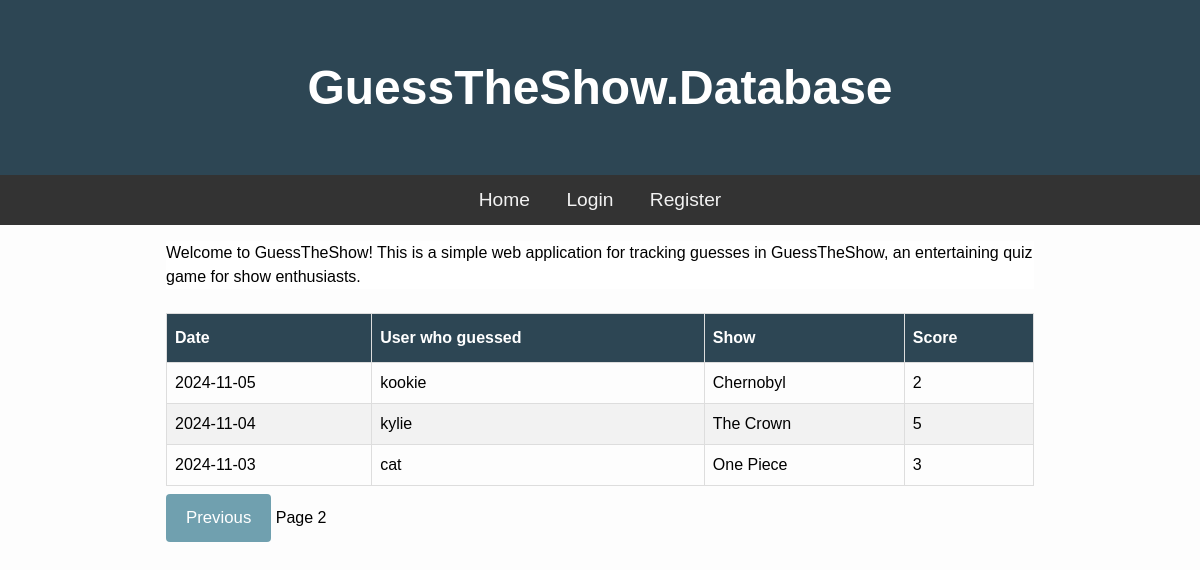
Page /?page=2 on the earlier database version.
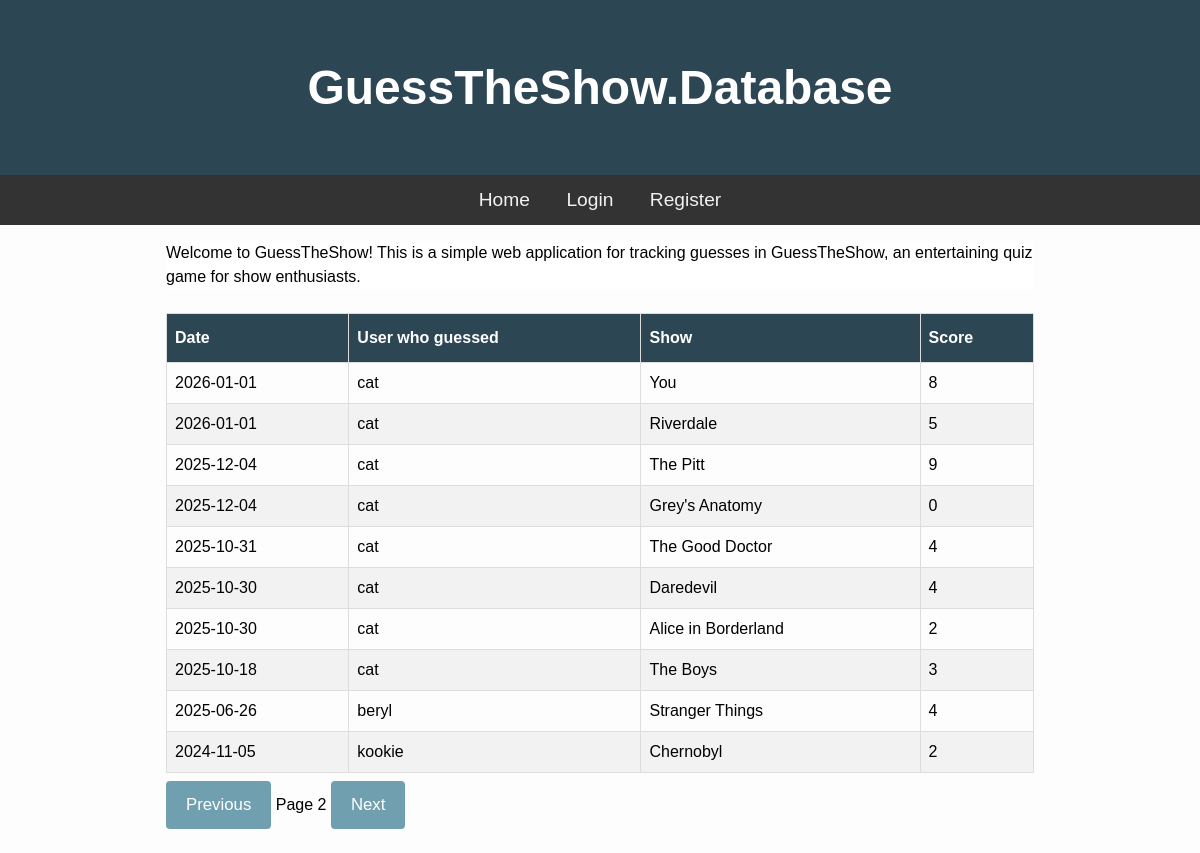
Same page on the later database version.
### tables this page shows
CREATE TABLE Guesses (id INTEGER PRIMARY KEY AUTOINCREMENT, user_id INTEGER, date TEXT NOT NULL, score INTEGER, "show" TEXT NOT NULL);

CREATE TABLE Users (id INTEGER PRIMARY KEY AUTOINCREMENT, username TEXT UNIQUE NOT NULL, password NOT NULL, salt TEXT);

### main.py (the view)
@app.route("/") #the route for the homepage
def Home():
    page = request.args.get('page', 1, type=int) #Get the page number from the query parameters and default to 1 if not provided
    per_page = 10 #Limit guesses to 10 per page e
    total_guesses = db.TotalGuessCount() #Get the total number of guesses from the guesses database
    total_pages = math.ceil(total_guesses / per_page)#Calculate the total number of pages and round up to the nearest whole number
    if page < 1: #If the page number is less than 1, set it to 1 to prevent invalid page numbers and users from trying to access non-existent pages
       page = 1
    elif page > total_pages and total_pages > 0:
       page = total_pages
    offset = (page - 1) * per_page #Calculate the offset for the database query based on the current page
    guessData = db.GetPages(per_page, offset)#Get the guesses for the current page using limit and offset
    return render_template("index1.html", guesses=guessData, page=page, total_pages=total_pages) #Note: passing data, page and total_pages

### db.py (called while the page is built)
def GetDB():
    BASE_DIR = os.path.dirname(os.path.abspath(__file__)) #Turns the part of the current file into an absolute path and then gets the directory of that path. Used to find the database file regardless of where the program is run from.
    db_path = os.path.join(BASE_DIR, ".database", "gtg.db") #Creates path to the database file
    db = sqlite3.connect(db_path)
    db.row_factory = sqlite3.Row
    return db

def GetPages(limit, offset):
    db = GetDB()
    query = """SELECT Guesses.date, Guesses.show, Guesses.score, Users.username
               FROM Guesses
               JOIN Users ON Guesses.user_id = Users.id
               ORDER BY date DESC
               LIMIT ? OFFSET ?"""
    guesses = db.execute(query, (limit, offset)).fetchall()
    db.close()
    return guesses

def TotalGuessCount():
    db = GetDB()
    result = db.execute("SELECT COUNT(*) as total FROM Guesses").fetchone()
    db.close()
    return result['total']

### templates/index1.html (shortened to what this page needs)
{% extends "base.html" %}
{% block content %}
<div class="container">
    <p>Welcome to GuessTheShow! This is a simple web application for tracking guesses in GuessTheShow, an entertaining quiz game for show enthusiasts.</p>
</div>
<br>
<table class="guess_table">
    <thead>
        <th>Date</th>
        <th>User who guessed</th>
        <th>Show</th>
        <th>Score</th>
    </thead>
    <tbody>
        {% for guess in guesses %}
        <tr>
            <td>{{ guess['date'] }}</td>
            <td>{{ guess['username'] }}</td>
            <td>{{ guess['show'] }}</td>
            <td>{{ guess['score'] }}</td>
        </tr>
        {% endfor %}
    </tbody>
</table>
<div class="pagenavigation">
    {% if page > 1 %}
        <a href="{{ url_for('Home', page=page-1) }}"><button>Previous</button></a>
    {% endif %}
    <span>Page {{ page }}</span>
    {% if page < total_pages %}
        <a href="{{ url_for('Home', page=page+1) }}"><button>Next</button></a>
    {% endif %}
</div>
{% endblock %}

### templates/base.html (shortened to what this page needs)
<!DOCTYPE html>
<html lang="en">
<head>
    <link rel="stylesheet" href="static/css/style.css" />
</head>
<body>
    <h1 class="banner">GuessTheShow.Database</h1>
    <nav>
        <a href="/">Home</a>
        {% if session.get('username') %}
         <a href="/logout">Logout</a>
         {% else %}
        <a href="/login">Login</a>
        <a href="/register">Register</a>
        {% endif %}
</nav>
    <main>
        {% block content %}
        {% endblock %}
    </main>
</body>
</html>

### static/css/style.css (style rules this page uses)
* { padding: 0; margin: 0; box-sizing: border-box; }
body { background: #fdfdfd; font-family: "Nunito", sans-serif; font-size: 1rem; }
main { max-width: 900px; margin: auto; padding: 1rem; line-height: 1.5; }
.banner { padding: 60px; text-align: center; background: #2D4654; color: white; font-size: 3em; }
nav { overflow: hidden; background-color: #333; text-align: center; }
nav a { display: inline-block; color: #f2f2f2; padding: 14px 16px; text-decoration: none; font-size: 1.2em; }
.container { background-color: white; }
.guess_table { font-family: Arial, Helvetica, sans-serif; border-collapse: collapse; width: 100%; }
.guess_table td, .guess_table th { border: 1px solid #ddd; padding: 8px; }
.guess_table tr:nth-child(even) { background-color: #f2f2f2; }
.guess_table th { padding-top: 12px; padding-bottom: 12px; text-align: left; background-color: #2D4654; color: white; }
button { background-color: #70A0AF; color: white; padding: 14px 20px; margin: 8px 0; border: none; border-radius: 4px; cursor: pointer; font-size: 1.05em; }

Differences in the rows shown:
no longer on this page (row unchanged): Guesses: date "2024-11-04", username "kylie", show "The Crown", score "5"
no longer on this page (row unchanged): Guesses: date "2024-11-03", username "cat", show "One Piece", score "3"
added Guesses: date "2026-01-01", username "cat", show "You", score "8"
added Guesses: date "2026-01-01", username "cat", show "Riverdale", score "5"
added Guesses: date "2025-12-04", username "cat", show "The Pitt", score "9"
added Guesses: date "2025-12-04", username "cat", show "Grey's Anatomy", score "0"
added Guesses: date "2025-10-31", username "cat", show "The Good Doctor", score "4"
added Guesses: date "2025-10-30", username "cat", show "Daredevil", score "4"
added Guesses: date "2025-10-30", username "cat", show "Alice in Borderland", score "2"
now on this page (row unchanged): Guesses: date "2025-10-18", username "cat", show "The Boys", score "3"
now on this page (row unchanged): Guesses: date "2025-06-26", username "beryl", show "Stranger Things", score "4"
Other differences:
text now shown: "Next"
